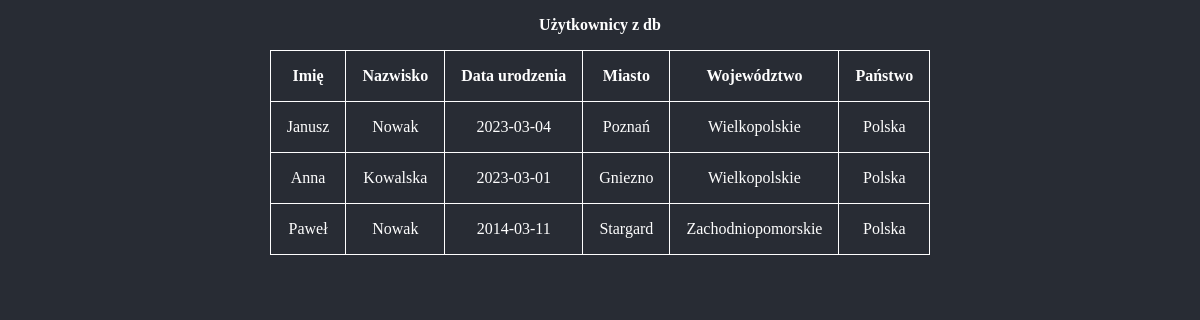
The page /3/index.php on the database its author committed.
### tables this page shows
CREATE TABLE `users` (
  `id` int(10) UNSIGNED NOT NULL,
  `city_id` int(10) UNSIGNED NOT NULL,
  `firstName` varchar(30) NOT NULL,
  `lastName` varchar(50) NOT NULL,
  `birthday` date NOT NULL
);

CREATE TABLE `cities` (
  `id` int(10) UNSIGNED NOT NULL,
  `state_id` int(10) UNSIGNED NOT NULL,
  `city` varchar(50) NOT NULL
);

CREATE TABLE `states` (
  `id` int(10) UNSIGNED NOT NULL,
  `state` varchar(50) NOT NULL,
  `country_id` int(10) UNSIGNED DEFAULT NULL
);

CREATE TABLE `countries` (
  `id` int(10) UNSIGNED NOT NULL,
  `country` varchar(50) DEFAULT NULL
);

### 3/index.php (the view, shortened to what this page needs)
<!doctype html>
<html lang="pl">
<head>
    <link rel="stylesheet" href="public/style.css">
</head>
<body>
    <h4>Użytkownicy z db</h4>
    <table>
        <thead>
            <td>Imię</td>
            <td>Nazwisko</td>
            <td>Data urodzenia</td>
            <td>Miasto</td>
            <td>Województwo</td>
            <td>Państwo</td>
        </thead>
        <tbody>
            <?php
            require_once "../utils/connect.php";
            $result = $db->query(
                "SELECT * FROM users u
                 INNER JOIN cities c ON u.city_id = c.id
                 INNER JOIN states s ON c.state_id = s.id
                 INNER JOIN countries co ON s.country_id = co.id"
            );
            while ($user = $result->fetch_assoc()) {
                echo <<<END
                    <tr>
                        <td>$user[firstName]</td>
                        <td>$user[lastName]</td>
                        <td>$user[birthday]</td>
                        <td>$user[city]</td>
                        <td>$user[state]</td>
                        <td>$user[country]</td>
                    </tr>
                END;
            }
            ?>
        </tbody>
    </table>
</body>
</html>

### 3/public/style.css (style rules this page uses)
* { margin: 0; padding: 0; box-sizing: border-box; }
:root { --bg: #282c34; --fg: #fefefe; }
body { background: var(--bg); color: var(--fg); padding: 1rem; display: flex; flex-direction: column; align-items: center; }
h4 { margin-bottom: 1rem; }
table, thead, td { border: solid 1px var(--fg); border-collapse: collapse; cursor: default; }
thead { font-weight: bold; }
td { padding: 1rem; text-align: center; }

### rows shown on the page
users: firstName "Janusz", lastName "Nowak", birthday "2023-03-04", city.city "Poznań", states.state "Wielkopolskie", countries.country "Polska"
users: firstName "Anna", lastName "Kowalska", birthday "2023-03-01", city.city "Gniezno", states.state "Wielkopolskie", countries.country "Polska"
users: firstName "Paweł", lastName "Nowak", birthday "2014-03-11", city.city "Stargard", states.state "Zachodniopomorskie", countries.country "Polska"
